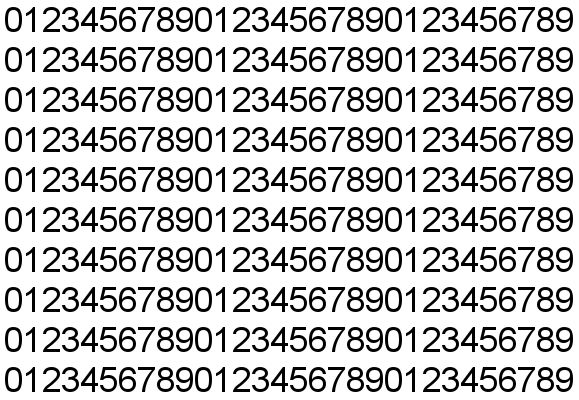
#> input picture ProyectoFinal/Imagenes/Entrenamiento2.png, 579 x 400 px
$ python ReconocimientoNumeros.py   (Python 2 division)
#> lines starting #> are read from the running program, lines starting #| are printed output that depends on the picture; after the words box and inside, x2 and y2 are one past the last pixel; in counts of white or black regions, pixels touching at a corner belong together
import sys

import numpy as np
import cv2
import matplotlib.pyplot as plt
im = cv2.imread('./Imagenes/Entrenamiento2.png')
#> im is the input picture: shape (400, 579, 3); min 0, max 255, mean 200.7
#print "la lees??"
im3 = im.copy()

gray = cv2.cvtColor(im,cv2.COLOR_BGR2GRAY)
blur = cv2.GaussianBlur(gray,(5,5),0)
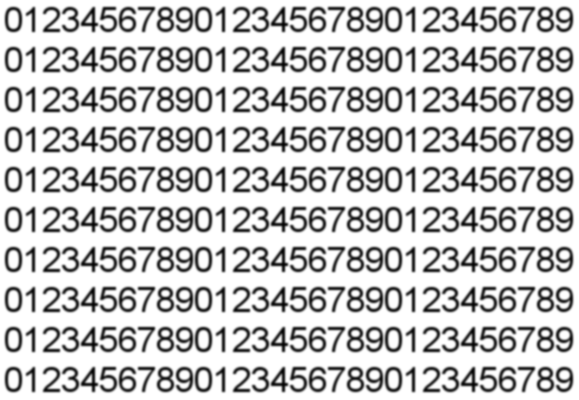
#> blur: shape (400, 579); min 4, max 255, mean 200.7
thresh = cv2.adaptiveThreshold(blur,255,1,1,11,2)
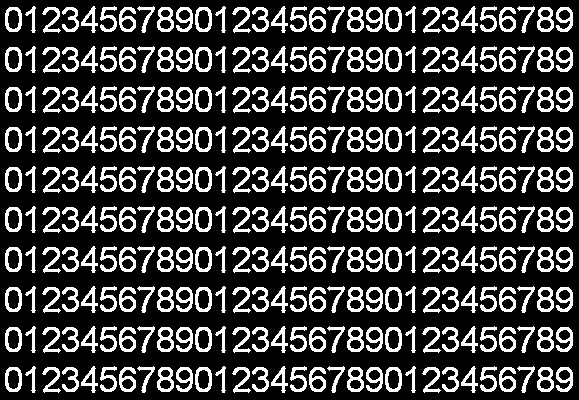
#> thresh: shape (400, 579); 24.6% white; 300 white regions


contours,hierarchy = cv2.findContours(thresh,cv2.RETR_LIST,cv2.CHAIN_APPROX_SIMPLE)
#> contours = 480 contours; largest, box (x1, y1, x2, y2) and area: (5, 367, 22, 392) 344, (5, 327, 22, 352) 344, (5, 287, 22, 312) 344, (5, 247, 22, 272) 344, (5, 207, 22, 232) 344

samples =  np.empty((0,100))
responses = []
keys = [i for i in range(48,58)]
contadorAuxiliar = 0

fig=plt.figure()

plt.ion()
objetoImagen = None

contadorAuxiliar = 0
for cnt in contours:
    if cv2.contourArea(cnt)>50:
        [x,y,w,h] = cv2.boundingRect(cnt)
        if  h>23:
            cv2.rectangle(im,(x,y),(x+w,y+h),(0,0,255),2)
            roi = thresh[y:y+h,x:x+w]

            if contadorAuxiliar is 0:
                objetoImagen = plt.imshow(roi)
                plt.show()
            else:
                objetoImagen.set_data(roi)
            plt.pause(0.0001)

            contadorAuxiliar += 1
            roismall = cv2.resize(roi,(10,10))

            print "Que numero es? "
#> (the run stopped early here; a loop or call above may not have finished)

$ run again, with ProyectoFinal/Imagenes/Test2.png copied over ProyectoFinal/Imagenes/Entrenamiento2.png
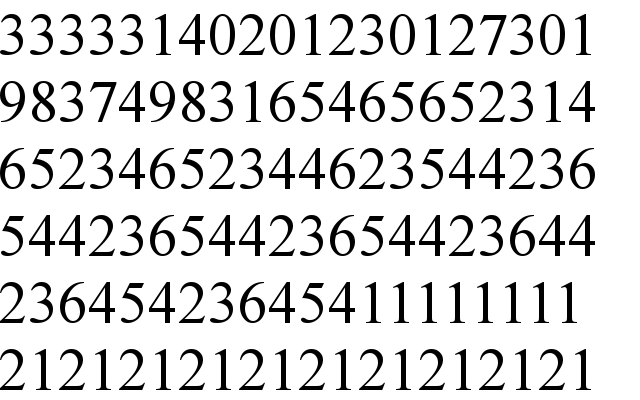
#> input picture ProyectoFinal/Imagenes/Test2.png, 640 x 400 px
#> im is the input picture: shape (400, 640, 3); min 0, max 255, mean 219.7
#> `thresh = cv2.adaptiveThreshold(blur,255,1,1,11,2)`:
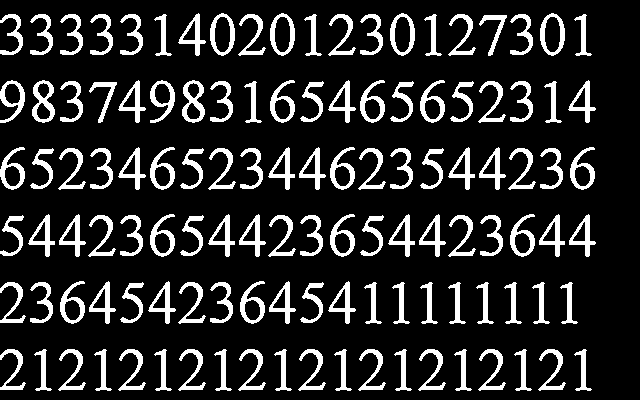
#> thresh: shape (400, 640); 15.8% white; 120 white regions
#> contours = 163 contours; largest, box (x1, y1, x2, y2) and area: (540, 13, 565, 56) 791, (390, 13, 415, 56) 791, (270, 13, 295, 56) 791, (210, 13, 235, 56) 791, (182, 80, 205, 123) 674
